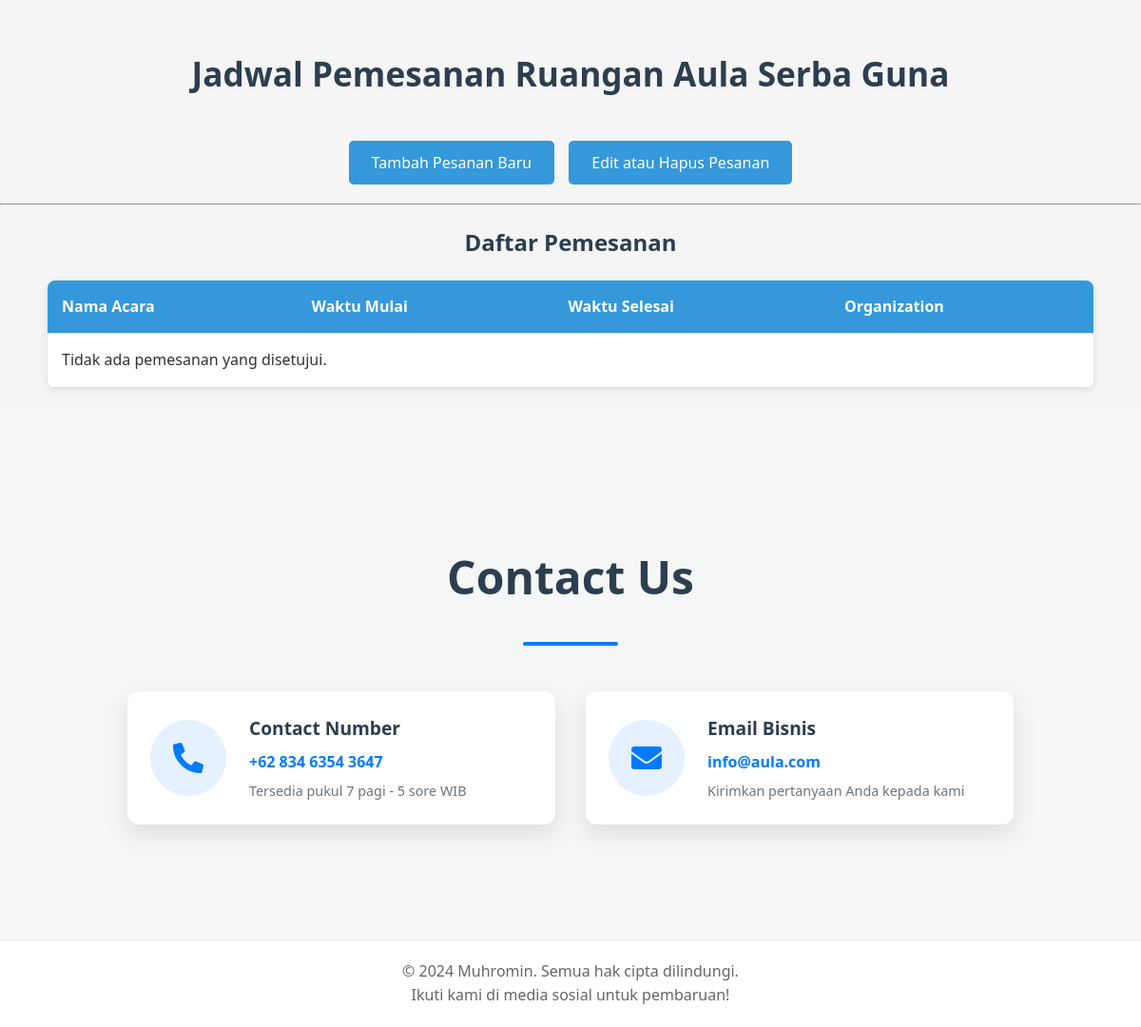
Before: / (lower part) with the older database file.
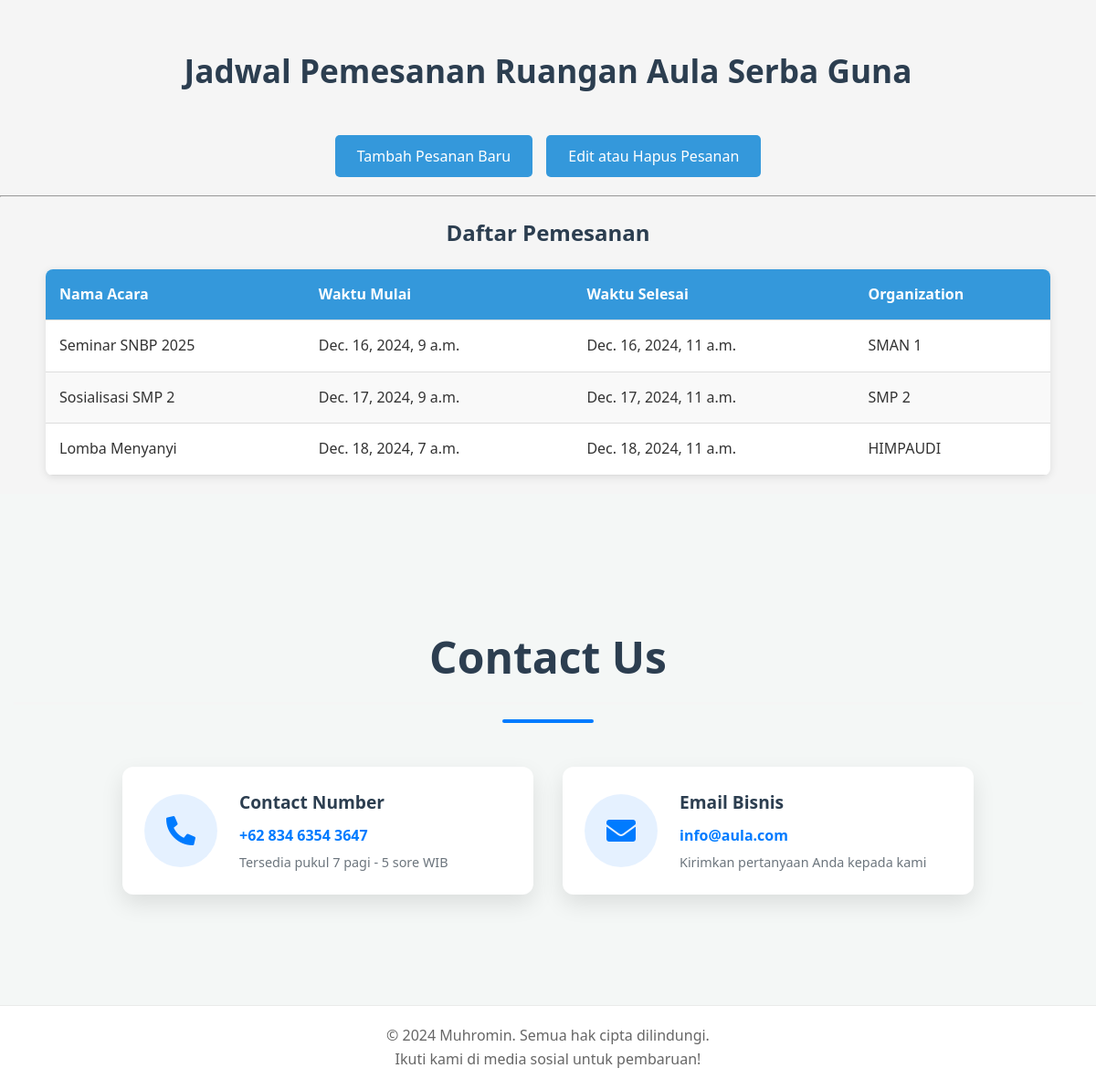
After: the same page with the newer database file.
### jadwal/models.py (models this page shows, shortened)
class RoomBooking(models.Model):
    event_name = models.CharField(max_length=200)
    description = models.TextField()
    start_time = models.DateTimeField()
    end_time = models.DateTimeField()
    customer_name = models.CharField(max_length=100)
    phone_number = models.CharField(max_length=15)
    organization = models.CharField(max_length=100, blank=True, null=True)
    email = models.EmailField()
    password = models.CharField(max_length=200)
    rental_price = models.ForeignKey(RentalPrice, on_delete=models.SET_NULL, null=True, blank=True)
    is_paid = models.BooleanField(default=False)
    is_approved = models.BooleanField(default=False)
    payment_proof = models.ImageField(upload_to='payment_proofs/', null=True, blank=True)

### jadwal/views.py (the view)
# urls.py: path('', views.room_booking_list, name='room_booking_list'),  # Home
def room_booking_list(request):
    now = datetime.now()
    bookings = RoomBooking.objects.filter(end_time__gt=now, is_approved=True)
    return render(request, 'room_booking_list.html', {'bookings': bookings})

### jadwal/templates/room_booking_list.html (shortened to what this page needs)
{% extends 'base.html' %}
{% block content %}
    <h1 id="pesanan">Jadwal Pemesanan Ruangan Aula Serba Guna</h1>
    <div class="action-buttons">
        <a href="{% url 'room_booking_create' %}">
            <button>Tambah Pesanan Baru</button>
        </a>
        <button onclick="openModal()">Edit atau Hapus Pesanan</button>
    </div>
    <hr>
    <h2>Daftar Pemesanan</h2>
    <div class="table-container">
        <table>
            <thead>
                <tr>
                    <th>Nama Acara</th>
                    <th>Waktu Mulai</th>
                    <th>Waktu Selesai</th>
                    <th>Organization</th>
                </tr>
            </thead>
            <tbody>
                {% for booking in bookings %}
                <tr>
                    <td>{{ booking.event_name }}</td>
                    <td>{{ booking.start_time }}</td>
                    <td>{{ booking.end_time }}</td>
                    <td>{{ booking.organization }}</td>
                </tr>
                {% empty %}
                <tr>
                    <td colspan="5">Tidak ada pemesanan yang disetujui.</td>
                </tr>
                {% endfor %}
            </tbody>
        </table>
    </div>
    {% endblock %}

### jadwal/templates/base.html (shortened to what this page needs)
{% load static %}
<!DOCTYPE html>
<html lang="en">
  <head>
    <link
      rel="stylesheet"
      href="https://cdnjs.cloudflare.com/ajax/libs/font-awesome/5.15.3/css/all.min.css"
    />
  </head>
  {% load static %}
  <body>
    <div id="about" class="container">
        {% load static %}
    </div>
    {% block content %}{% endblock %}
    <section id="contact" class="villa-contact-section">
      <div class="villa-contact-container">
        <h1 class="villa-contact-header">Contact Us</h1>
        <div class="villa-contact-underline"></div>
        <div class="villa-contact-wrapper">
          <div class="villa-contact-item">
            <div class="villa-contact-icon-container">
              <i class="fas fa-phone-alt villa-contact-icon"></i>
            </div>
            <div class="villa-contact-content">
              <h4 class="villa-contact-title">Contact Number</h4>
              <a href="tel:+01002003040" class="villa-contact-link">
                +62 834 6354 3647
              </a>
              <span class="villa-contact-subtitle"
                >Tersedia pukul 7 pagi - 5 sore WIB</span
              >
            </div>
          </div>
          <div class="villa-contact-item">
            <div class="villa-contact-icon-container">
              <i class="fas fa-envelope villa-contact-icon"></i>
            </div>
            <div class="villa-contact-content">
              <h4 class="villa-contact-title">Email Bisnis</h4>
              <a href="mailto:info@villa.co" class="villa-contact-link">
                info@aula.com
              </a>
              <span class="villa-contact-subtitle"
                >Kirimkan pertanyaan Anda kepada kami</span
              >
            </div>
          </div>
        </div>
      </div>
    </section>
    <footer class="footer">
      <p>&copy; 2024 Muhromin. Semua hak cipta dilindungi.</p>
      <p>Ikuti kami di media sosial untuk pembaruan!</p>
    </footer>
  </body>
</html>

### jadwal/templates/base.html (style rules this page uses)
.villa-contact-section { min-height: 70vh; display: flex; align-items: center; background-color: #f4f7f6; padding: 4rem 0; }
.villa-contact-container { width: 100%; max-width: 1200px; margin: 0 auto; text-align: center; padding: 0 15px; }
.villa-contact-header { font-size: 3rem; color: #2c3e50; margin-bottom: 1rem; font-weight: 700; position: relative; }
.villa-contact-underline { width: 100px; height: 4px; background-color: #007bff; margin: 0 auto 3rem; border-radius: 2px; }
.villa-contact-wrapper { display: flex; justify-content: center; gap: 2rem; margin-top: 2rem; }
.villa-contact-item { display: flex; align-items: center; background-color: white; padding: 1.5rem; border-radius: 12px; box-shadow: 0 10px 25px rgba(0, 0, 0, 0.1); transition: all 0.3s ease; width: 100%; max-width: 450px; }
.villa-contact-icon-container { background-color: rgba(0, 123, 255, 0.1); border-radius: 50%; width: 80px; height: 80px; display: flex; align-items: center; justify-content: center; margin-right: 1.5rem; }
.villa-contact-icon { color: #007bff; font-size: 2rem; }
.villa-contact-content { flex-grow: 1; text-align: left; }
.villa-contact-title { margin: 0 0 0.5rem 0; color: #2c3e50; font-size: 1.2rem; font-weight: 600; }
.villa-contact-link { text-decoration: none; color: #007bff; font-weight: bold; display: block; margin-bottom: 0.3rem; transition: color 0.3s ease; }
.villa-contact-subtitle { display: block; color: #6c757d; font-size: 0.9rem; }

### jadwal/templates/room_booking_list.html (style rules this page uses)
* { margin: 0; padding: 0; box-sizing: border-box; font-family: 'Segoe UI', Tahoma, Geneva, Verdana, sans-serif; }
body { background-color: #f5f5f5; color: #333; line-height: 1.6; }
h1, h2 { color: #2c3e50; margin: 20px 0; text-align: center; }
h1 { font-size: 2.2em; border-bottom: 3px solid #f5f5f5; padding-bottom: 10px; margin-bottom: 30px; }
.action-buttons { display: flex; gap: 15px; justify-content: center; flex-wrap: wrap; margin: 20px 0; }
button { background-color: var(--primary); color: white; border: none; padding: 12px 24px; border-radius: 5px; cursor: pointer; font-size: 16px; transition: background-color 0.3s; width: auto; min-width: 200px; }
.table-container { overflow-x: auto; margin: 20px 50px; border-radius: 8px; background-color: white; box-shadow: 0 2px 10px rgba(0,0,0,0.1); }
table { width: 100%; min-width: 600px; border-collapse: collapse; }
th, td { padding: 15px; text-align: left; border-bottom: 1px solid #ddd; white-space: nowrap; }
th { background-color: var(--primary); color: white; font-weight: bold; position: sticky; top: 0; }
tr:nth-child(even) { background-color: #f9f9f9; }

Changed rows visible on the page:
added RoomBooking: event_name "Seminar SNBP 2025", start_time "Dec. 16, 2024, 9 a.m.", end_time "Dec. 16, 2024, 11 a.m.", organization "SMAN 1"
added RoomBooking: event_name "Sosialisasi SMP 2", start_time "Dec. 17, 2024, 9 a.m.", end_time "Dec. 17, 2024, 11 a.m.", organization "SMP 2"
added RoomBooking: event_name "Lomba Menyanyi", start_time "Dec. 18, 2024, 7 a.m.", end_time "Dec. 18, 2024, 11 a.m.", organization "HIMPAUDI"
Other visible differences:
text no longer shown: "Tidak ada pemesanan yang disetujui."
